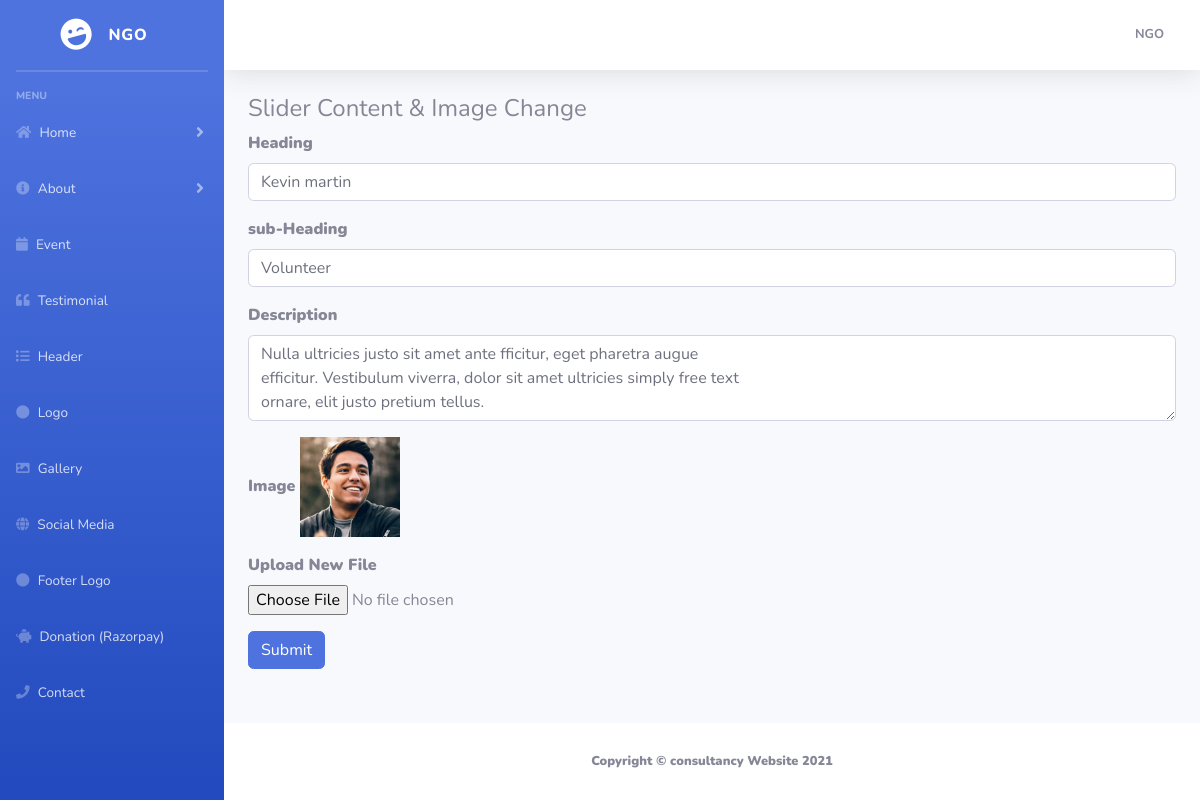
/admin/testimonial_edit.php?id=1 (signed in), run on the app's committed database.
### tables this page shows
CREATE TABLE `testimonial` (
  `id` int(11) NOT NULL,
  `heading` varchar(1000) NOT NULL,
  `subheading` varchar(1000) NOT NULL,
  `description` varchar(1000) NOT NULL,
  `image` varchar(1000) NOT NULL
);

### admin/db.php (called while the page is built, shortened)
?><?php
class DBController {
private $host = "localhost";
	private $user = "admin_oxpin";
	private $password = "parthiv99";
	private $database = "admin_oxpin";
	private $conn;
	function __construct() {
		$this->conn = $this->connectDB();
	}
	function connectDB() {
		$conn = mysqli_connect($this->host,$this->user,$this->password,$this->database);
mysqli_set_charset($conn,"utf8");
		return $conn;
	}
	function runQuery($query) {
		$result = mysqli_query($this->conn,$query);
		while($row=mysqli_fetch_assoc($result)) {
			$resultset[] = $row;
		}
		if(!empty($resultset))
			return $resultset;
	}
}
$db_handle = new DBController();
?>

### admin/testimonial_edit.php (the view, shortened to what this page needs)
<?php
include('header.php');
?>
                <div class="container-fluid">
                    <h4>Slider Content & Image Change</h4>
                    <?php
$result = $db_handle->runQuery("select * from testimonial where id='".$_REQUEST['id']."'");
foreach($result as $row) { ?>
<form class="cmxform form-horizontal style-form" id="signupForm" action="testimonial_update.php"
                enctype="multipart/form-data"
                method="post">
                <div class="form-group"><label for="exampleInputEmail1">Heading</label><input type="text"name="edit_heading" value="<?php echo $row['heading'];?>" required
                    class="form-control" id="exampleInputEmail1" aria-describedby="emailHelp"
                    placeholder="Enter text"> </div>
                    <div class="form-group"><label for="exampleInputEmail1">sub-Heading</label><input type="text"name="edit_subheading" value="<?php echo $row['subheading'];?>" required
                    class="form-control" id="exampleInputEmail1" aria-describedby="emailHelp"
                    placeholder="Enter text"> </div>
                    <div class="form-group"><label for="exampleInputEmail1">Description</label>
                    <textarea class="form-control" name="description" rows="3" id="comment"><?php echo $row['description'];?></textarea>
                    </div>
                    <div class="form-group">
   <label for="exampleFormControlFile1" >Image</label>
   <img src="<?php echo $row['image'];?>"style="width:100px;height:100px;">
   </div>
                    <div class="form-group">
     <label for="exampleFormControlFile1" >Upload New File</label>
     <input type="file" name="image"
     class="form-control-file" id="exampleFormControlFile1">
   </div>
                      <button type="submit" name="upload" class="btn btn-primary">Submit</button>
                    </form>
                    <?php }
                    ?>
                </div>
            </div>
            <footer class="sticky-footer bg-white">
                <div class="container my-auto">
                    <div class="copyright text-center my-auto">
                        <span>Copyright &copy; consultancy Website 2021</span>
                    </div>
                </div>
            </footer>
        </div>
    </div>
</body>
</html>

### data on the page
testimonial: edit_heading "Kevin martin", edit_subheading "Volunteer", description "Nulla ultricies justo sit amet ante fficitur, eget pharetra augue efficitur. Vestibulum viverra, dolor sit amet ultricies simply free text ornare, elit justo pretium tellus.", image (picture)
